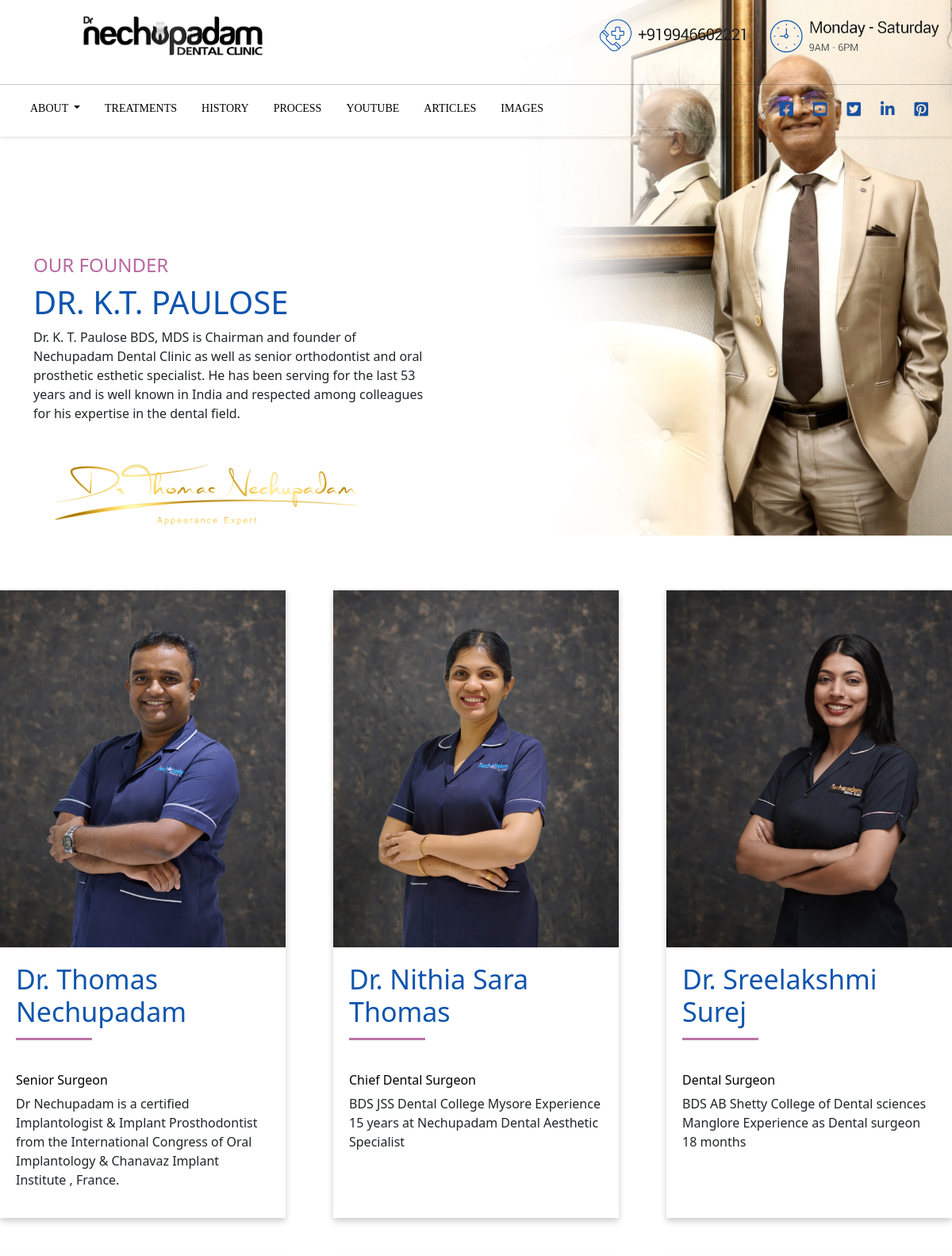
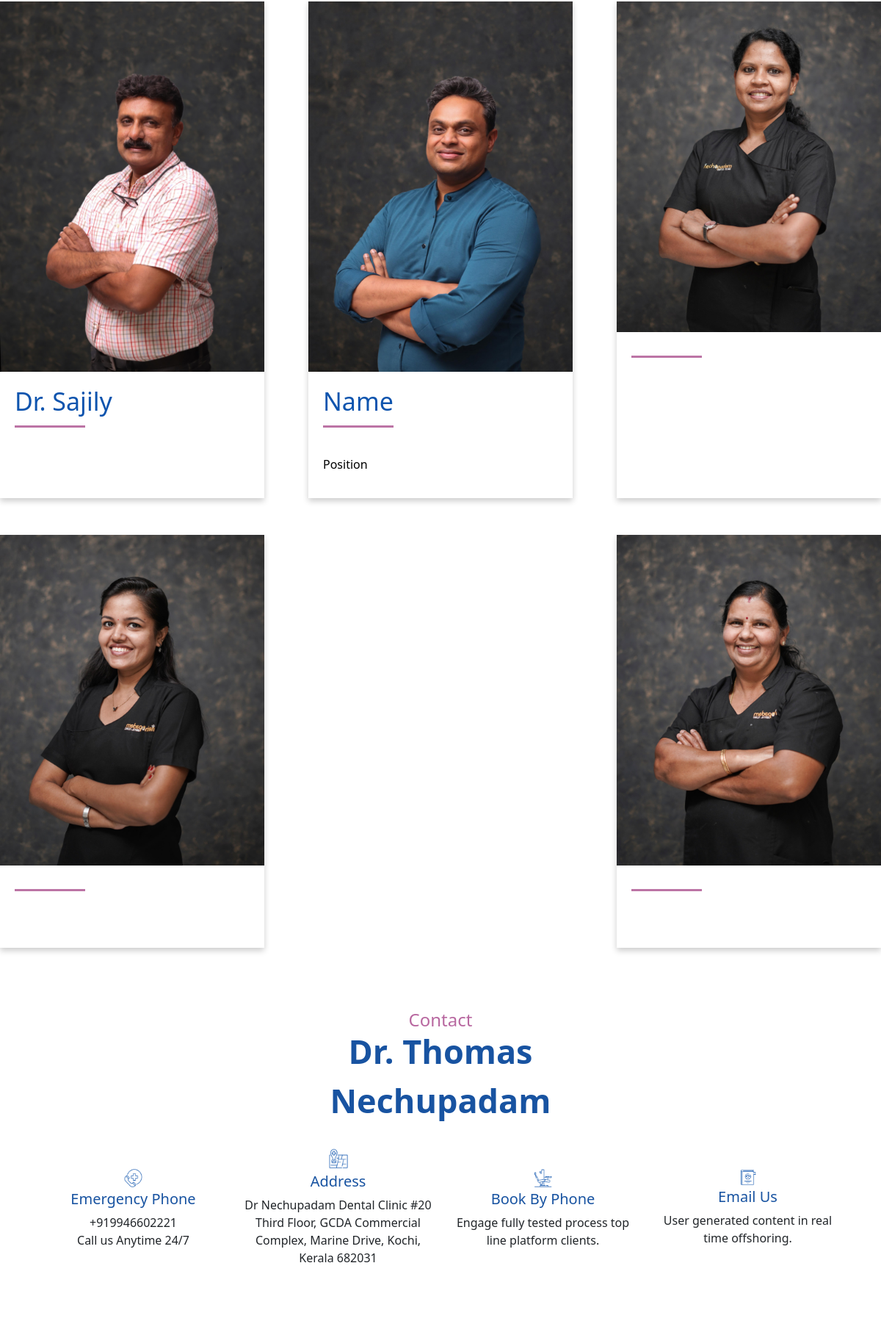
The app's page /team (upper part) with its own data (2 pictures, top to bottom).
### nechuwebapp/models.py (models this page shows, shortened)
class Staff(models.Model):
    name = models.CharField(max_length=200)
    position = models.CharField(max_length=200)
    image = models.ImageField(upload_to='mystaffs/')
    description = models.TextField()
    uploaded_on = models.DateTimeField(auto_now_add=True)
    edited_on = models.DateTimeField(auto_now=True)
    @property
    def imageURL(self):
        try:
            url = self.image.url
        except:
            url = ''
        return  url

### nechuwebapp/views.py (the view)
# urls.py: path('team', views.team, name='team'),
def team(request):
    staffs = Staff.objects.all()
    context = {'staffs':staffs}
    return render(request, 'general/team.html', context)

### nechuwebapp/templates/general/team.html (shortened to what this page needs)
{% extends 'general/main.html' %}
{% load static %}
{% block content %}
<body style="background: url({% static 'images/dr3-scaled.jpg' %}) no-repeat; background-size: 100%; z-index:5;">
  <div class="container">
    <div class="row sec1">
        <div class="col-lg col-md col-md">
            <div class="row"><h4 style="color: #b868a0;">OUR FOUNDER</h4></div>
            <div class="row"><h1 style="color: #0e54ae;">DR. K.T. PAULOSE</h1></div>
            <div class="row"><p>Dr. K. T. Paulose BDS, MDS is Chairman and founder of Nechupadam Dental Clinic as well as senior orthodontist and oral prosthetic esthetic specialist. He has been serving for the last 53 years and is well known in India and respected among colleagues for his expertise in the dental field.</p></div>
        </div>
            <div class="col-lg free">
            </div>
    </div>
    <div class="row" style="margin-top:-50px;">
      <div class="col-lg-6 col-md col-md">
        <img src="{% static 'images/Signature-Logo-VECTOR.png' %}" alt="" width="80%">
      </div>
    </div>
</div>
  <div class="container2">
    {% for i in staffs %}
    <div class="card2">
        <img src="{{i.imageURL}}" alt="Card 1">
        <div class="card2-body">
            <h2 class="name">{{i.name}}</h2>
            <br>
            <br>
            <h6 style="color:black;">{{i.position}}</h6>
            <p class="description">{{i.description}}</p>
        </div>
    </div>
    {% endfor %}
  </div>
    <div class="container">
        <div class="row justify-content-center">
            <div class="col-lg-6 con-cont"><p>Contact</p></div>
          </div>
          <div class="row justify-content-center">
            <div class="col-lg-6 con-cont2">Dr. Thomas Nechupadam</div>
          </div>
        <div class="row down-map">
            <div class="col-lg-3">
            <center>  <div class="col-lg-3"><img src="{% static 'images/247call.png' %}" width="100%" alt=""></div></center>
              <div class="row">
              <div class="col-lg">
              <h5>Emergency Phone</h5>
              <p>+919946602221 <br>
                Call us Anytime 24/7</p></div></div>
            </div>
            <div class="col-lg-3">
              <center>  <div class="col-lg-3"><img src="{% static 'images/address.png' %}" width="100%" alt=""></div></center>
              <div class="row">
                <div class="col-lg">
                  <h5>Address</h5>
                  <p>Dr Nechupadam Dental Clinic #20 <br> Third Floor, GCDA Commercial <br> Complex, Marine Drive, Kochi, <br> Kerala 682031</p>
                </div></div>
            </div>
            <div class="col-lg-3">
              <center>  <div class="col-lg-3"><img src="{% static 'images/bbf.png' %}" width="100%" alt=""></div></center>
              <div class="row">
                <div class="col-lg">
              <h5>Book By Phone</h5>
              <p>Engage fully tested process top line platform clients.</p></div></div>
            </div>
            <div class="col-lg-3">
              <center>  <div class="col-lg-3"><img src="{% static 'images/emailus.png' %}" width="100%" alt=""></div></center>
              <div class="row">
                <div class="col-lg">
              <h5>Email Us</h5>
              <p>User generated content in real time offshoring.</p></div></div>
            </div>
          </div>
    </div>
{% endblock %}

### static/css/index.css (style rules this page uses)
html { scroll-behavior: smooth; }
body { overflow-x: hidden; }
@media screen and (max-width:1500px) { .con-cont { padding-top: 30px; text-align: center; font-size: 24px; font-weight:500; color: #b868a0; } }
.con-cont2 { font-size: 45px; font-weight: 600; text-align: center; color: rgb(24, 83, 161); margin: -25px 0px 0px 0px; }
.down-map { margin: 0%; text-align: center; align-items: center; justify-content: center; padding-top: 30px; }
h5 { color: #1853a1; }

### static/css/style.css (style rules this page uses)
h4 { color: #1853a1; }

### nechuwebapp/templates/general/team.html (style rules this page uses)
@media screen and (max-width:1500px) { .sec1 { padding:100px 0px 0px 0px ; } }
.free { padding: 50px; background-color: rgba(250, 235, 215, 0); }
.container2 { display: flex; flex-wrap: wrap; justify-content: space-between; }
.card2 { width: 30%; margin-bottom: 50px; box-shadow: 0 4px 8px rgba(0, 0, 0, 0.2); transition: transform 0.2s; }
.card2 img { width: 100%; height: auto; }
.card2-body { padding: 20px; }
.name { font-size: 34px; color:#0e54ae; position: relative; }
.name::after { content: ""; position: absolute; bottom: -15px; left: 0; width: 30%; height: 3px; background-color: rgba(188, 116, 165, 1); }
.description { font-size: 16px; }

### records on screen
Staff: imageURL (picture), name "Dr. Thomas Nechupadam", position "Senior Surgeon", description "Dr Nechupadam is a certified Implantologist & Implant Prosthodontist from the International Congress of Oral Implantology & Chanavaz Implant Institute , France."
Staff: imageURL (picture), name "Dr. Nithia Sara Thomas", position "Chief Dental Surgeon", description "BDS JSS Dental College Mysore Experience 15 years at Nechupadam Dental Aesthetic Specialist"
Staff: imageURL (picture), name "Dr. Sreelakshmi Surej", position "Dental Surgeon", description "BDS AB Shetty College of Dental sciences Manglore Experience as Dental surgeon 18 months"
Staff: imageURL (picture), name "Dr. Sajily"
Staff: imageURL (picture), name "Name", position "Position"
Staff: imageURL (picture)
Staff: imageURL (picture)
Staff: imageURL (picture)
